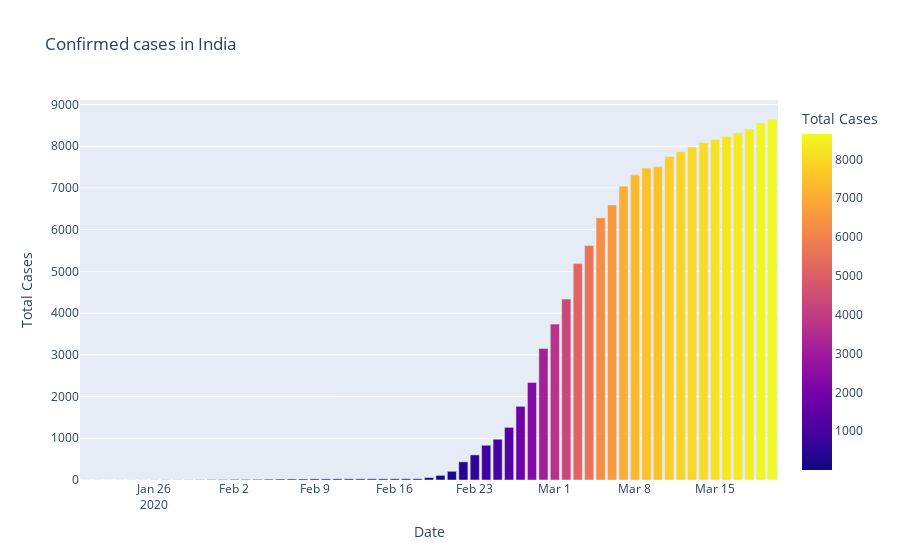
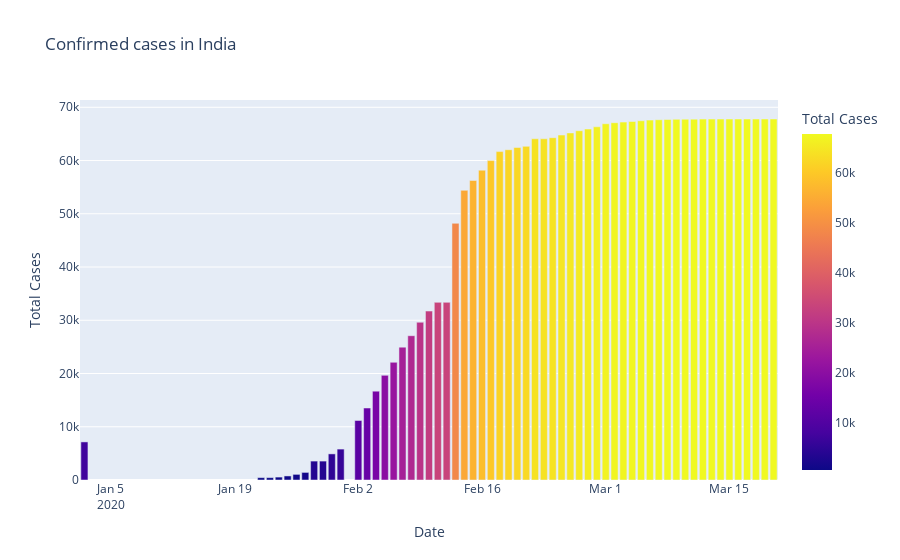

The code cell stored with these charts, in order, in its notebook:
### Code cell
fig = px.bar(data_korea, x = 'Date',y = 'Total Cases',color='Total Cases',title = 'Confirmed cases in India')
fig.show()

fig = px.bar(data_wuhan, x = 'Date',y = 'Total Cases',color='Total Cases',title = 'Confirmed cases in India')
fig.show()

fig = px.bar(data_italy, x = 'Date',y = 'Total Cases',color='Total Cases',title = 'Confirmed cases in India')
fig.show()
